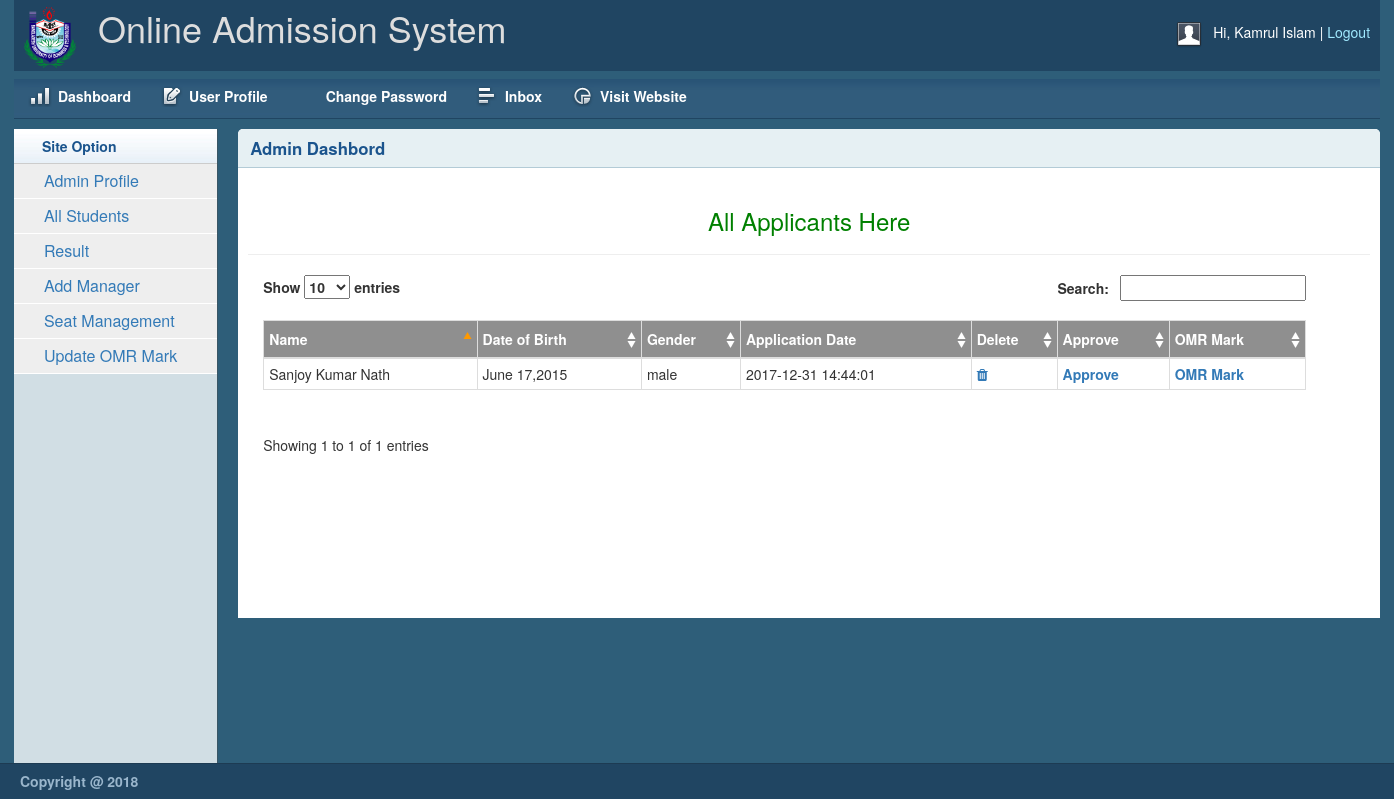
/dashboard/admin.php (signed in), run on the app's committed database.
### tables this page shows
CREATE TABLE `user` (
  `user_id` int(11) NOT NULL,
  `username` varchar(100) NOT NULL,
  `email` varchar(200) NOT NULL,
  `password` varchar(200) NOT NULL,
  `role` varchar(50) NOT NULL
);

CREATE TABLE `application1` (
  `reg_id` int(11) NOT NULL,
  `user_id` int(11) NOT NULL,
  `name` varchar(150) NOT NULL,
  `father_name` varchar(150) NOT NULL,
  `mother_name` varchar(100) NOT NULL,
  `date_of_birth` datetime NOT NULL,
  `app_date` timestamp NOT NULL DEFAULT CURRENT_TIMESTAMP,
  `gender` varchar(55) NOT NULL,
  `nationality` varchar(55) NOT NULL,
  `maritalstatus` varchar(55) NOT NULL,
  `first_choice` varchar(50) NOT NULL,
  `second_choice` varchar(50) NOT NULL,
  `third_choice` varchar(50) NOT NULL
);

### lib/Session.php (called while the page is built, shortened)
<?php
class Session
{
	public static function get($key){
		if (isset($_SESSION[$key])) {
			return $_SESSION[$key];
		}else {
			return false;
		}
	}
}
?>

### lib/Database.php (called while the page is built, shortened)
<?php
Class Database{
	public $host   = DB_HOST;
	public $user   = DB_USER;
	public $pass   = DB_PASS;
	public $dbname = DB_NAME;
	public $link;
	private function connectDB(){
	$this->link = new mysqli($this->host, $this->user, $this->pass, $this->dbname);
 }
	public function select($query){
		$result = $this->link->query($query) or die($this->link->error.__LINE__);
		if($result->num_rows > 0){
			return $result;
		} else {
			return false;
		}
	}
}

### lib/format.php (called while the page is built, shortened)
<?php
class Format
{
	public function formatdate($date){
		return date('F j,Y',strtotime($date));
	}
}
?>

### dashboard/admin.php (the view, shortened to what this page needs)
<?php include "inc/header.php" ;?>
        <div class="grid_10">
            <div class="box round first grid">
                <h2>Admin Dashbord</h2>
                <div class="block">
                <h3 class="text-center" style="color:green;"> All Applicants Here</h3>
                <hr>
                   <div class="container">
                       <div class="row">
                        <div class="col-md-11">
                        <table id="example" class="table-bordered" cellspacing="0" width="100%">
                    <thead>
                        <tr>
                            <th>Name</th>
                            <th>Date of Birth</th>
                            <th>Gender</th>
                            <th>Application Date</th>
                            <th>Delete</th>
                            <th>Approve</th>
                            <th>OMR Mark</th>
                        </tr>
                    </thead>
                    <?php
                        $query="SELECT * FROM application1";
                        $result= $db->select($query);
                        foreach ($result as $students) {
                        ?>
                        <tbody>
                        <tr>
                            <td style="text-transform:capitalize;"><?php echo $students['name'];?></td>
                            <td><?php echo $fm->formatdate($students['date_of_birth']);?></td>
                            <td><?php echo $students['gender'];?></td>
                            <td><?php echo $students['app_date'];?></td>
                            <td>
                            <a href="#"><i class="fa fa-trash" aria-hidden="true"></i></span></a>
                            </td>
                            <td>
                            <a href="#">Approve</span></a>
                            </td>
                            <td>
                            <a href="#">OMR Mark</span></a>
                            </td>
                        </tr>
                        </tbody>
                        <?php } ?>
                    </table>
                    </div>
                       </div>
                   </div>
                </div>
            </div>
        </div>
    </div>
   <?php include "inc/footer.php";?>

### dashboard/inc/header.php (shortened to what this page needs)
<?php
include "../lib/Session.php";
include "../lib/Database.php";
include "../lib/format.php";
$db = new Database();
$fm = new Format();
?>
<!DOCTYPE html>
<html>
<head>
    <link rel="stylesheet" type="text/css" href="css/reset.css" media="screen" />
    <link rel="stylesheet" type="text/css" href="css/text.css" media="screen" />
    <link rel="stylesheet" type="text/css" href="css/grid.css" media="screen" />
    <link rel="stylesheet" type="text/css" href="css/layout.css" media="screen" />
    <link rel="stylesheet" type="text/css" href="css/nav.css" media="screen" />
    <link href="css/table/demo_page.css" rel="stylesheet" type="text/css" />
    <link rel="stylesheet" type="text/css" href="css/bootstrap.min.css" />
    <link rel="stylesheet" type="text/css" href="css/jquery.dataTables.min.css">
    <link rel="stylesheet" type="text/css" href="css/font-awesome.min.css">
</head>
<body>
    <div class="container_12">
        <div class="grid_12 header-repeat">
            <div id="branding">
                <div class="floatleft logo">
                    <img src="img/bubtlogo.png" alt="OnlineAdmission" />
				</div>
				<div class="floatleft middle">
					<h1>Online Admission System</h1>
				</div>
                <div class="floatright">
                    <div class="floatleft">
                        <img src="img/img-profile.jpg" alt="Profile Pic" /></div>
                    <div class="floatleft marginleft10">
                        <ul class="inline-ul floatleft">
                            <li>Hi, <?php echo Session::get('username');?></li>
                            <li><a href="?action=logout">Logout</a></li>
                        </ul>
                    </div>
                </div>
            </div>
        </div>
        <div class="grid_12">
            <ul class="nav main">
                <li class="ic-dashboard"><a href="#"><span>Dashboard</span></a> </li>
                <li class="ic-form-style"><a href="#"><span>User Profile</span></a></li>
				<li class="ic-typography"><a href=""><span>Change Password</span></a></li>
				<li class="ic-grid-tables"><a href=""><span>Inbox</span></a></li>
                <li class="ic-charts"><a href=""><span>Visit Website</span></a></li>
            </ul>
        </div>
           <div class="grid_2">
            <div class="box sidemenu">
                <div class="block" id="section-menu">
                    <ul class="section menu">
                        <li><a class="menuitem">Site Option</a>
                            <?php $userID=Session::get('userId');
                            $query = "select * from user where user_id='$userID' AND role='admin'";
                            $result= $db->select($query);
                            if(is_array($result) || is_object($result)){
                            foreach ($result as $data) {
                               $isadmin=$data['role'];
                           if($isadmin=='admin'){
                           ?>
                            <ul class="submenu">
                                <li><a href="#">Admin Profile</a></li>
                                <li><a href="admin.php">All Students</a></li>
                                <li><a href="result.php">Result</a></li>
                                <li><a href="addmanager.php">Add Manager</a></li>
                                <li><a href="seatplan.ph">Seat Management</a></li>
                                <li><a href="omr-mark.php">Update OMR Mark</a></li>
                            </ul>
                            <?php }}}?>
                        </li>
                    </ul>
                </div>
            </div>
        </div>

### dashboard/css/grid.css (style rules this page uses)
.container_12 { max-height: 1514!important; width: 100%; }
.grid_1, .grid_2, .grid_3, .grid_4, .grid_5, .grid_6, .grid_7, .grid_8, .grid_9, .grid_10, .grid_11, .grid_12, .grid_13, .grid_14, .grid_15, .grid_16 { display: inline; float: left; margin-left: 1%; margin-right: 1%; }
.container_12 .grid_12, .container_16 .grid_16 { width: 98%; }
.container_12 .grid_2 { width: 14.666%; }
.container_12 .grid_10 { width: 81.333%; }

### dashboard/css/layout.css (style rules this page uses)
body { background: #fff none repeat scroll 0 0; color: #444; font-size: 14px; padding: 0; }
.floatleft { float:left; }
.logo img { margin-top: -15px; width: 52px; }
.middle { margin-left: 22px; margin-top: -14px; }
.middle h1 { color:#ddd;margin:0 }
.floatright { float:right; }
.inline-ul li { display:inline; color:#fff; }
.marginleft10 { margin-left:10px; }
a { color: #000; font-weight:bold; text-decoration: none; }
.container_12, .container_16 { background:#2E5E79; }
h1, h2, h3, h4, h5, h6 { line-height:1.2em; margin-bottom:.3em; }
h2 { margin-top:1em; }
#branding { font-weight: normal; margin-bottom: 0; padding: 22px 10px 3px; text-align: left; }
.header-repeat { background:url(../img/header-repeat.jpg) repeat-x; }
#branding a { color:#A1EAFF; font-weight:normal; }
#branding a:before { content:" | "; color:#fff; }
#branding ul, #branding ul li { margin:0px; padding:0px; }
#branding li { padding:0px 0px 0px 0px !important; }
.box { background:#fff; margin-bottom:20px; padding:10px 10px 10px 10px; margin-left:-8px; }
.box.grid { padding-bottom:40px; }
.box.round { -moz-border-radius: 5px 5px 0px 0px; -webkit-border-radius: 5px 5px 0px 0px; border-radius: 5px 5px 0px 0px; }
.box h2 { font-size:1.2em; font-weight:bold; color:#1B548D; background:#E6F0F3; margin:-10px -10px 0 -10px; padding:10px 12px; border-bottom:1px solid #B3CBD6; -moz-border-radius: 5px 5px 0px 0px; -webkit-border-radius: 5px 5px 0px 0px; border-radius: 5px 5px 0px 0px; }
.box.first { min-height: 406px; }
.block { padding-top:20px; }
.box.sidemenu { background-color:#D1DEE4; border-right:1px solid #3A5665; padding:0px; margin:0px; cursor:pointer; }
.box.sidemenu .block { padding-top:0px; margin-top:0px; }
ul, ol { padding-top:0; }
ul.menu { list-style:none; border-top:1px solid #bbb; }
ul.menu li { margin:0; }
ul.menu li a { display:block; padding:4px 10px; border-bottom:1px solid #ccc; }
ul.menu ul { list-style:none; margin:0; }
ul.menu ul li a { padding-left:30px; }
ul.section { border-top:0; margin-bottom:0; }
ul.section li a { background:url(../img/sidemenu-repeat.jpg) repeat-x; line-height:26px; padding-left:28px; }
ul.section li li a { background:#ddd; border-bottom:1px solid #eee; }
ul.section ul li { text-transform:none; }
ul.section ul.current li a { background: #eee none repeat scroll 0 0; border-bottom: 1px solid #fff; font-size: 16px; font-weight: normal; }
ul.section li a.current { color:#1B548D; background:url(../img/sidemenu-repeat-hover.jpg) repeat-x; }
.block { padding-bottom:1px; }
.sorting_asc { background: #8f8f8f url(../img/table/sort_asc.png) no-repeat center right; padding:8px 5px; text-align:left; color:#fff; }
.sorting { background:#8f8f8f url(../img/table/sort_both.png) no-repeat center right; padding:8px 5px; text-align:left; color:#fff; }
tr.odd { height: 30px; line-height: 30px; border-bottom:1px solid #e6e6e6; }
tr.odd td, tr.even td { padding-left:5px; }

### data on the page
user: role "Admin Profile"
application1: name "Sanjoy Kumar Nath", date_of_birth "June 17,2015", gender "male", app_date "2017-12-31 14:44:01"

### other printed values
Session::get('username') "Kamrul Islam"
